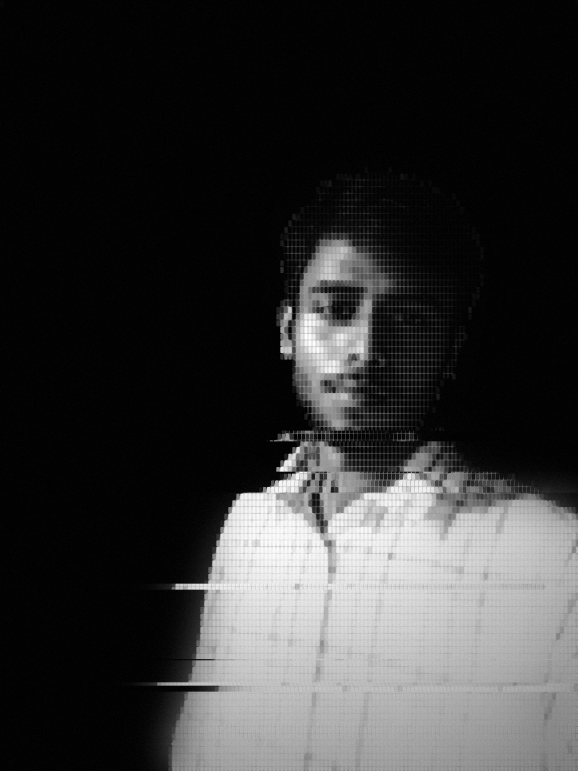
#> input picture source_assets/deepak@kumar.png, 1734 x 2312 px, found by its file name (shown at 1/3 size)
$ python generate_colorful_ascii.py
#> lines starting #> are read from the running program, lines starting #| are printed output that depends on the picture
import math
from PIL import Image

def generate_svg(image_path, output_path, width=80):
#> called with image_path = 'deepak@kumar.png', output_path = 'ascii_portrait.svg', width = 320
    img = Image.open(image_path).convert("RGB")

    # Crop to square
    w, h = img.size
#> w = 1734; h = 2312
    size = min(w, h)
#> size = 1734
    left = (w - size) // 2
#> left = 0
    top = (h - size) // 2
#> top = 289
    img = img.crop((left, top, left+size, top+size))
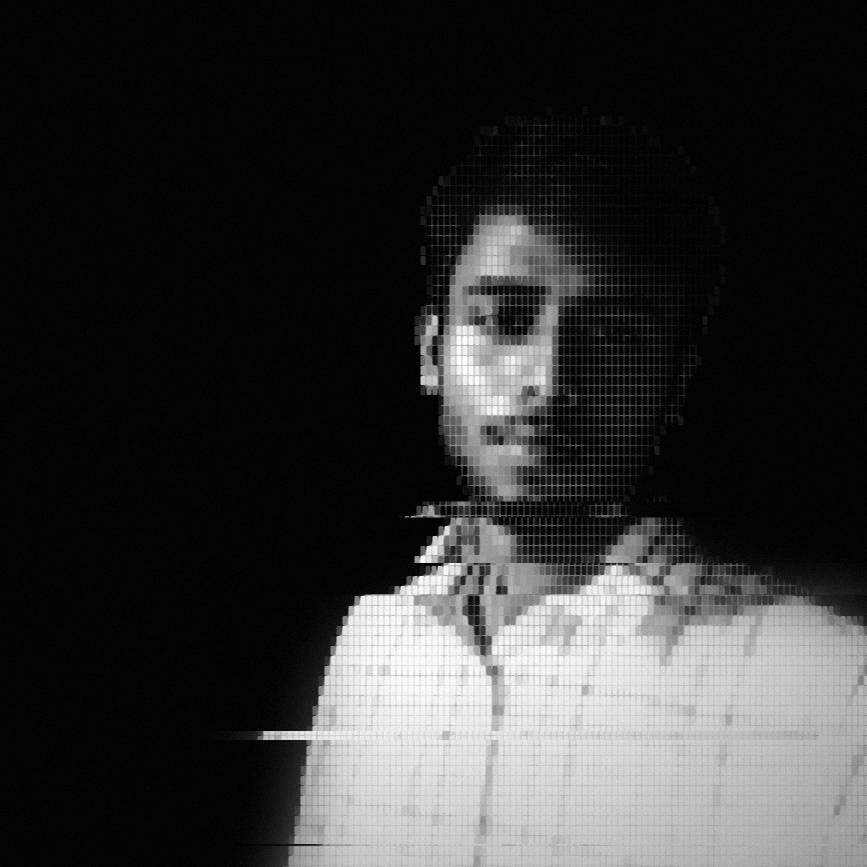
#> img: PIL image 1734x1734 RGB (shown at 1/2 size); min 0, max 255, mean 51.1

    # Resize
    aspect_ratio = 1.0  # Terminal fonts are usually 2:1 height:width, but we can adjust font size/spacing
    # To make it look square with a typical monospaced font, we stretch height by 0.5 when resizing,
    # but we can also just use SVG dx/dy spacing.
    height = int(width * 0.5)
    img = img.resize((width, height), Image.Resampling.LANCZOS)
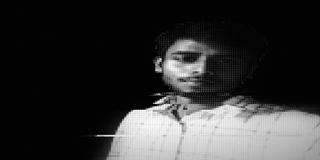
#> img: PIL image 320x160 RGB; min 0, max 255, mean 51.1

    # ASCII Ramp
    RAMP = "@%#*+=-:. "

    # SVG setup
    char_width = 2
    char_height = 4
    svg_w = width * char_width
    svg_h = height * char_height

    svg = [
        f'<svg xmlns="http://www.w3.org/2000/svg" viewBox="0 0 {svg_w} {svg_h}" width="{svg_w}" height="{svg_h}">',
        f'<style> text {{ font-family: "JetBrains Mono", "Courier New", monospace; font-size: 4px; font-weight: bold; white-space: pre; }} </style>',
        '<rect width="100%" height="100%" fill="transparent" />'
    ]

    for y in range(height):
        line = f'<text x="0" y="{y * char_height + char_height}">'
        for x in range(width):
            r, g, b = img.getpixel((x, y))
            # Calculate brightness
            brightness = sum([r, g, b]) / 3
            # Get character
            char_idx = int((brightness / 255.0) * (len(RAMP) - 1))
            char = RAMP[char_idx]

            # Use real color, but if it's very dark, maybe lighten it so it's visible on dark backgrounds
            # Or just use the exact color.
            hex_color = f"#{r:02x}{g:02x}{b:02x}"
            if char in [' ', '<', '>', '&']:
                if char == ' ':
                    char = '&#160;'
                elif char == '<':
                    char = '&lt;'
                elif char == '>':
                    char = '&gt;'
                elif char == '&':
                    char = '&amp;'
            line += f'<tspan fill="{hex_color}">{char}</tspan>'
        line += '</text>'
        svg.append(line)
#> after the loop, svg = 163 items

    svg.append('</svg>')

    with open(output_path, "w") as f:
        f.write("\\n".join(svg))

if __name__ == "__main__":
    generate_svg("deepak@kumar.png", "ascii_portrait.svg", width=320)
